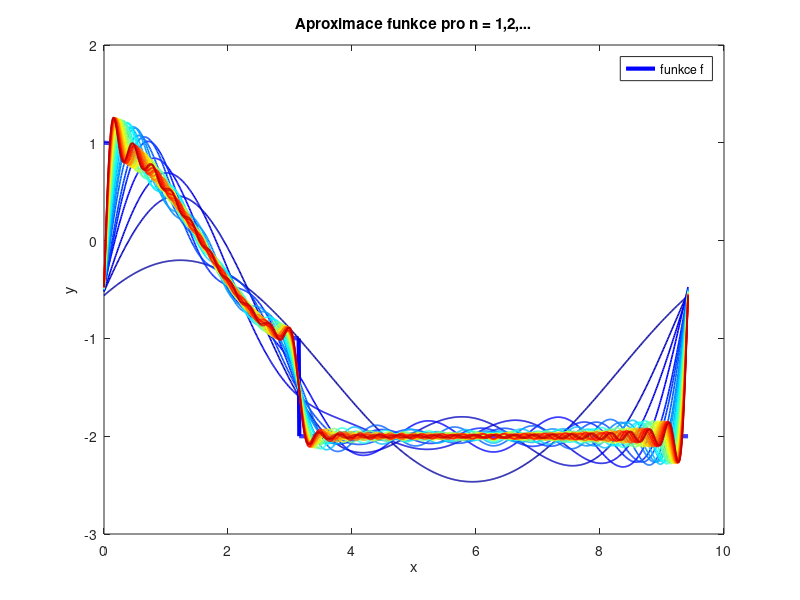
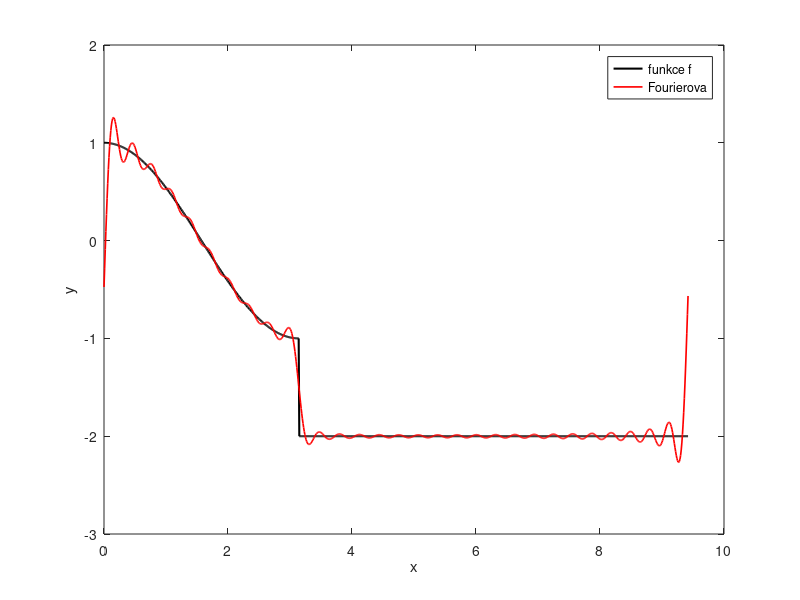
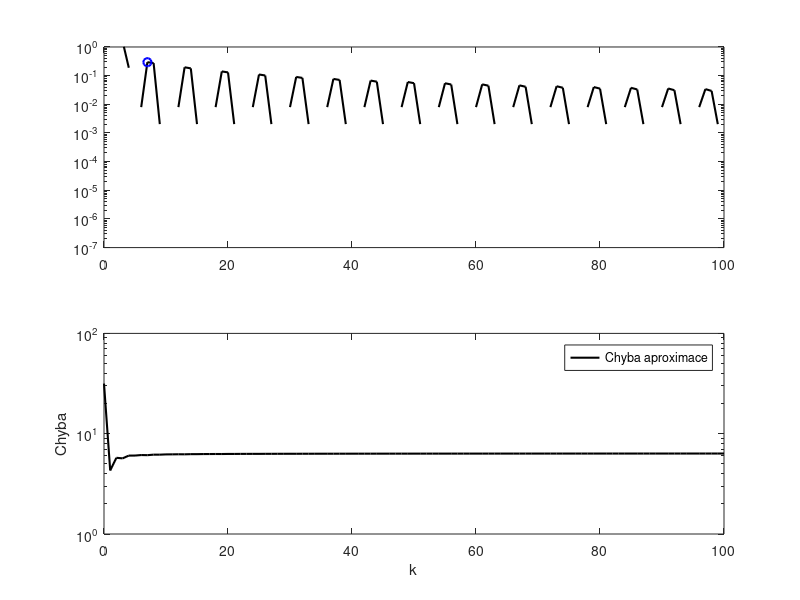

These figures' MATLAB source, in order:
clear all, close all, clc
L = 3*pi;

dx=0.01
% Define domain
x = (0:dx:3*pi)'; 
% Start with all zeros: 
unitstep = cos(x); 
% But make everything corresponding to t>=1 one:
unitstep(x>=pi) = -2; 
plot(x,unitstep,'b','linewidth',3) 

f = unitstep;

T = 3*pi;
w0 = 2*pi/T;

%% Compute Fourier series
CC = jet(30);
A0 = -8/3
fFS = A0/2;
for k=1:30
A(k) =(2/T)* sum(f.*cos(w0*k*x))*dx; % Inner product
B(k) =(2/T)* sum(f.*sin(w0*k*x))*dx;
fFS = fFS + A(k)*cos(w0*k*x) + B(k)*sin(w0*k*x);
hold on;
plot(x,fFS,'-','Color',CC(k,:),'LineWidth',1.2)
title('Aproximace funkce pro n = 1,2,...')
xlabel('x') 
ylabel('y')
legend('funkce f')
pause(0.01)
end
%% posledni aprox
figure
plot(x,f,'-k','LineWidth',1.5), hold on
plot(x,fFS,'r','LineWidth',1.2)
xlabel('x')
ylabel('y')
legend('funkce f','Fourierova')
%% Plot amplitudes
figure
clear ERR
clear A
fFS = A0/2;
A(1) = A0/2;
ERR(1) = norm(f-fFS);
kmax = 100;
for k=1:kmax
    A(k+1) = sum(f.*cos(pi*k*x/L))*dx;
    B(k+1) = sum(f.*sin(pi*k*x/L))*dx;
%     plot(x,B(k)*sin(2*k*pi*x/L),'k-','LineWidth',1.2);
    fFS = fFS + A(k+1)*cos(k*pi*x/L) + B(k+1)*sin(k*pi*x/L);
    ERR(k+1) = norm(f-fFS)/norm(f);
end
thresh = median(ERR)*sqrt(kmax)*4/sqrt(3);
r = max(find(ERR>thresh));
r = 7;
subplot(2,1,1)
semilogy(0:1:kmax,A,'k','LineWidth',1.5)
hold on
semilogy(r,A(r+1),'bo','LineWidth',1.5)
xlim([0 kmax])
ylim([10^(-7) 1])
subplot(2,1,2)
semilogy(0:1:kmax,ERR,'k','LineWidth',1.5)
xlabel('k') 
ylabel('Chyba')
legend('Chyba aproximace')
hold on
